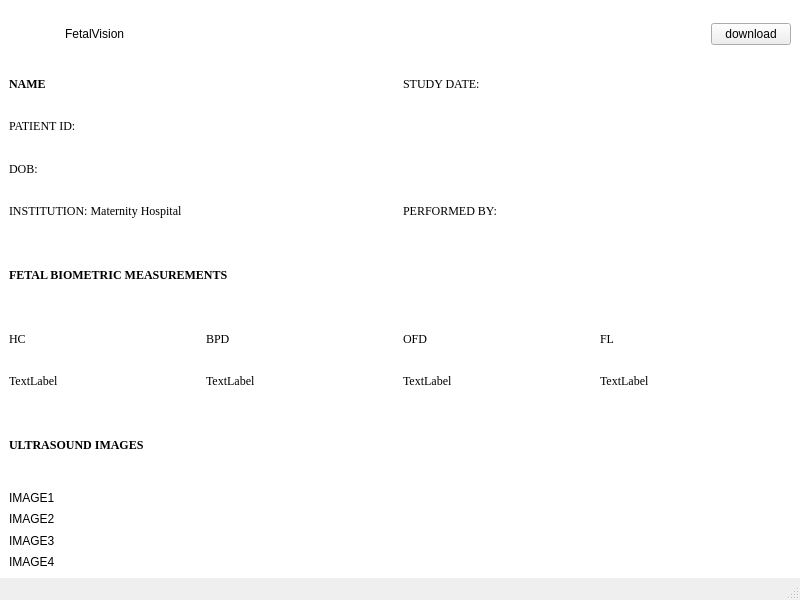
<?xml version="1.0" encoding="UTF-8"?>
<ui version="4.0">
 <class>PatientWindow</class>
 <widget class="QMainWindow" name="PatientWindow">
  <property name="geometry">
   <rect>
    <x>0</x>
    <y>0</y>
    <width>800</width>
    <height>600</height>
   </rect>
  </property>
  <property name="windowTitle">
   <string>MainWindow</string>
  </property>
  <widget class="QWidget" name="centralwidget">
   <layout class="QHBoxLayout" name="horizontalLayout_2">
    <property name="leftMargin">
     <number>0</number>
    </property>
    <property name="topMargin">
     <number>0</number>
    </property>
    <property name="rightMargin">
     <number>0</number>
    </property>
    <property name="bottomMargin">
     <number>0</number>
    </property>
    <item>
     <widget class="QWidget" name="back_widget" native="true">
      <property name="styleSheet">
       <string notr="true">QWidget#back_widget{
	background-color: rgb(255, 255, 255);
}</string>
      </property>
      <layout class="QVBoxLayout" name="verticalLayout">
       <property name="leftMargin">
        <number>0</number>
       </property>
       <property name="topMargin">
        <number>0</number>
       </property>
       <property name="rightMargin">
        <number>0</number>
       </property>
       <property name="bottomMargin">
        <number>0</number>
       </property>
       <item>
        <layout class="QHBoxLayout" name="horizontalLayout">
         <item>
          <widget class="QWidget" name="main_widget" native="true">
           <property name="styleSheet">
            <string notr="true">QWidget#main_widget{
	background-color: rgb(255, 255, 255);
}</string>
           </property>
           <layout class="QVBoxLayout" name="verticalLayout_6">
            <item>
             <layout class="QGridLayout" name="gridLayout_3" rowstretch="0" columnstretch="0,1,0" rowminimumheight="0" columnminimumwidth="0,0,0">
              <property name="sizeConstraint">
               <enum>QLayout::SetDefaultConstraint</enum>
              </property>
              <property name="leftMargin">
               <number>0</number>
              </property>
              <property name="rightMargin">
               <number>0</number>
              </property>
              <property name="bottomMargin">
               <number>0</number>
              </property>
              <property name="horizontalSpacing">
               <number>-1</number>
              </property>
              <property name="verticalSpacing">
               <number>0</number>
              </property>
              <item row="0" column="1">
               <widget class="QLabel" name="title_label">
                <property name="styleSheet">
                 <string notr="true">color: rgb(0, 0, 0);
font: 700 20pt &quot;Times New Roman&quot;;
qproperty-alignment: 'AlignCenter';</string>
                </property>
                <property name="text">
                 <string>FetalVision</string>
                </property>
                <property name="margin">
                 <number>0</number>
                </property>
                <property name="indent">
                 <number>-1</number>
                </property>
               </widget>
              </item>
              <item row="0" column="2">
               <widget class="QPushButton" name="download_pushButton">
                <property name="styleSheet">
                 <string notr="true">color: rgb(0, 0, 0);</string>
                </property>
                <property name="text">
                 <string>download</string>
                </property>
               </widget>
              </item>
              <item row="0" column="0">
               <widget class="QWidget" name="widget" native="true">
                <property name="sizePolicy">
                 <sizepolicy hsizetype="Minimum" vsizetype="Fixed">
                  <horstretch>0</horstretch>
                  <verstretch>0</verstretch>
                 </sizepolicy>
                </property>
                <property name="minimumSize">
                 <size>
                  <width>50</width>
                  <height>50</height>
                 </size>
                </property>
                <property name="maximumSize">
                 <size>
                  <width>60</width>
                  <height>60</height>
                 </size>
                </property>
                <property name="styleSheet">
                 <string notr="true">image: url(:/assets/assets/logo2.png);</string>
                </property>
               </widget>
              </item>
             </layout>
            </item>
            <item>
             <layout class="QGridLayout" name="gridLayout">
              <item row="2" column="0">
               <widget class="QLabel" name="DOB_label">
                <property name="sizePolicy">
                 <sizepolicy hsizetype="Expanding" vsizetype="Expanding">
                  <horstretch>0</horstretch>
                  <verstretch>0</verstretch>
                 </sizepolicy>
                </property>
                <property name="font">
                 <font>
                  <family>Times New Roman</family>
                 </font>
                </property>
                <property name="styleSheet">
                 <string notr="true">color: rgb(0, 0, 0);</string>
                </property>
                <property name="text">
                 <string>DOB:</string>
                </property>
               </widget>
              </item>
              <item row="0" column="0">
               <widget class="QLabel" name="name_label">
                <property name="sizePolicy">
                 <sizepolicy hsizetype="Expanding" vsizetype="Expanding">
                  <horstretch>0</horstretch>
                  <verstretch>0</verstretch>
                 </sizepolicy>
                </property>
                <property name="font">
                 <font>
                  <family>Times New Roman</family>
                  <bold>true</bold>
                 </font>
                </property>
                <property name="styleSheet">
                 <string notr="true">color: rgb(0, 0, 0);
</string>
                </property>
                <property name="text">
                 <string>NAME</string>
                </property>
                <property name="alignment">
                 <set>Qt::AlignLeading|Qt::AlignLeft|Qt::AlignVCenter</set>
                </property>
               </widget>
              </item>
              <item row="1" column="0">
               <widget class="QLabel" name="ID_label">
                <property name="sizePolicy">
                 <sizepolicy hsizetype="Expanding" vsizetype="Expanding">
                  <horstretch>0</horstretch>
                  <verstretch>0</verstretch>
                 </sizepolicy>
                </property>
                <property name="font">
                 <font>
                  <family>Times New Roman</family>
                 </font>
                </property>
                <property name="styleSheet">
                 <string notr="true">color: rgb(0, 0, 0);</string>
                </property>
                <property name="text">
                 <string>PATIENT ID:</string>
                </property>
               </widget>
              </item>
              <item row="3" column="1">
               <widget class="QLabel" name="by_label">
                <property name="sizePolicy">
                 <sizepolicy hsizetype="Expanding" vsizetype="Expanding">
                  <horstretch>0</horstretch>
                  <verstretch>0</verstretch>
                 </sizepolicy>
                </property>
                <property name="font">
                 <font>
                  <family>Times New Roman</family>
                 </font>
                </property>
                <property name="styleSheet">
                 <string notr="true">color: rgb(0, 0, 0);</string>
                </property>
                <property name="text">
                 <string>PERFORMED BY:</string>
                </property>
               </widget>
              </item>
              <item row="3" column="0">
               <widget class="QLabel" name="inst_label">
                <property name="sizePolicy">
                 <sizepolicy hsizetype="Expanding" vsizetype="Expanding">
                  <horstretch>0</horstretch>
                  <verstretch>0</verstretch>
                 </sizepolicy>
                </property>
                <property name="font">
                 <font>
                  <family>Times New Roman</family>
                 </font>
                </property>
                <property name="styleSheet">
                 <string notr="true">color: rgb(0, 0, 0);</string>
                </property>
                <property name="text">
                 <string>INSTITUTION: Maternity Hospital</string>
                </property>
               </widget>
              </item>
              <item row="0" column="1">
               <widget class="QLabel" name="date_label">
                <property name="sizePolicy">
                 <sizepolicy hsizetype="Expanding" vsizetype="Expanding">
                  <horstretch>0</horstretch>
                  <verstretch>0</verstretch>
                 </sizepolicy>
                </property>
                <property name="font">
                 <font>
                  <family>Times New Roman</family>
                 </font>
                </property>
                <property name="styleSheet">
                 <string notr="true">color: rgb(0, 0, 0);</string>
                </property>
                <property name="text">
                 <string>STUDY DATE:</string>
                </property>
               </widget>
              </item>
             </layout>
            </item>
            <item>
             <layout class="QVBoxLayout" name="verticalLayout_7">
              <item>
               <widget class="QLabel" name="measurements_label">
                <property name="sizePolicy">
                 <sizepolicy hsizetype="Expanding" vsizetype="Expanding">
                  <horstretch>0</horstretch>
                  <verstretch>0</verstretch>
                 </sizepolicy>
                </property>
                <property name="font">
                 <font>
                  <family>Times New Roman</family>
                  <bold>true</bold>
                 </font>
                </property>
                <property name="styleSheet">
                 <string notr="true">color: rgb(0, 0, 0);</string>
                </property>
                <property name="text">
                 <string>FETAL BIOMETRIC MEASUREMENTS</string>
                </property>
               </widget>
              </item>
              <item>
               <layout class="QGridLayout" name="gridLayout_2">
                <item row="1" column="0">
                 <widget class="QLabel" name="hc_label">
                  <property name="sizePolicy">
                   <sizepolicy hsizetype="Expanding" vsizetype="Expanding">
                    <horstretch>0</horstretch>
                    <verstretch>0</verstretch>
                   </sizepolicy>
                  </property>
                  <property name="font">
                   <font>
                    <family>Times New Roman</family>
                   </font>
                  </property>
                  <property name="styleSheet">
                   <string notr="true">qproperty-alignment: 'AlignCenter';
color: rgb(0, 0, 0);</string>
                  </property>
                  <property name="text">
                   <string>TextLabel</string>
                  </property>
                 </widget>
                </item>
                <item row="0" column="0">
                 <widget class="QLabel" name="Thc_label">
                  <property name="sizePolicy">
                   <sizepolicy hsizetype="Expanding" vsizetype="Expanding">
                    <horstretch>0</horstretch>
                    <verstretch>0</verstretch>
                   </sizepolicy>
                  </property>
                  <property name="font">
                   <font>
                    <family>Times New Roman</family>
                   </font>
                  </property>
                  <property name="styleSheet">
                   <string notr="true">qproperty-alignment: 'AlignCenter';
color: rgb(0, 0, 0);</string>
                  </property>
                  <property name="text">
                   <string>HC</string>
                  </property>
                 </widget>
                </item>
                <item row="0" column="3">
                 <widget class="QLabel" name="Tfl_label">
                  <property name="sizePolicy">
                   <sizepolicy hsizetype="Expanding" vsizetype="Expanding">
                    <horstretch>0</horstretch>
                    <verstretch>0</verstretch>
                   </sizepolicy>
                  </property>
                  <property name="font">
                   <font>
                    <family>Times New Roman</family>
                   </font>
                  </property>
                  <property name="styleSheet">
                   <string notr="true">qproperty-alignment: 'AlignCenter';
color: rgb(0, 0, 0);</string>
                  </property>
                  <property name="text">
                   <string>FL</string>
                  </property>
                 </widget>
                </item>
                <item row="0" column="2">
                 <widget class="QLabel" name="Tofd_label">
                  <property name="sizePolicy">
                   <sizepolicy hsizetype="Expanding" vsizetype="Expanding">
                    <horstretch>0</horstretch>
                    <verstretch>0</verstretch>
                   </sizepolicy>
                  </property>
                  <property name="font">
                   <font>
                    <family>Times New Roman</family>
                   </font>
                  </property>
                  <property name="styleSheet">
                   <string notr="true">qproperty-alignment: 'AlignCenter';
color: rgb(0, 0, 0);</string>
                  </property>
                  <property name="text">
                   <string>OFD</string>
                  </property>
                 </widget>
                </item>
                <item row="0" column="1">
                 <widget class="QLabel" name="Tbpd_label">
                  <property name="sizePolicy">
                   <sizepolicy hsizetype="Expanding" vsizetype="Expanding">
                    <horstretch>0</horstretch>
                    <verstretch>0</verstretch>
                   </sizepolicy>
                  </property>
                  <property name="font">
                   <font>
                    <family>Times New Roman</family>
                   </font>
                  </property>
                  <property name="styleSheet">
                   <string notr="true">qproperty-alignment: 'AlignCenter';
color: rgb(0, 0, 0);</string>
                  </property>
                  <property name="text">
                   <string>BPD</string>
                  </property>
                 </widget>
                </item>
                <item row="1" column="1">
                 <widget class="QLabel" name="bpd_label">
                  <property name="sizePolicy">
                   <sizepolicy hsizetype="Expanding" vsizetype="Expanding">
                    <horstretch>0</horstretch>
                    <verstretch>0</verstretch>
                   </sizepolicy>
                  </property>
                  <property name="font">
                   <font>
                    <family>Times New Roman</family>
                   </font>
                  </property>
                  <property name="styleSheet">
                   <string notr="true">qproperty-alignment: 'AlignCenter';
color: rgb(0, 0, 0);</string>
                  </property>
                  <property name="text">
                   <string>TextLabel</string>
                  </property>
                 </widget>
                </item>
                <item row="1" column="2">
                 <widget class="QLabel" name="ofd_label">
                  <property name="sizePolicy">
                   <sizepolicy hsizetype="Expanding" vsizetype="Expanding">
                    <horstretch>0</horstretch>
                    <verstretch>0</verstretch>
                   </sizepolicy>
                  </property>
                  <property name="font">
                   <font>
                    <family>Times New Roman</family>
                   </font>
                  </property>
                  <property name="styleSheet">
                   <string notr="true">qproperty-alignment: 'AlignCenter';
color: rgb(0, 0, 0);</string>
                  </property>
                  <property name="text">
                   <string>TextLabel</string>
                  </property>
                 </widget>
                </item>
                <item row="1" column="3">
                 <widget class="QLabel" name="fl_label">
                  <property name="sizePolicy">
                   <sizepolicy hsizetype="Expanding" vsizetype="Expanding">
                    <horstretch>0</horstretch>
                    <verstretch>0</verstretch>
                   </sizepolicy>
                  </property>
                  <property name="font">
                   <font>
                    <family>Times New Roman</family>
                   </font>
                  </property>
                  <property name="styleSheet">
                   <string notr="true">qproperty-alignment: 'AlignCenter';
color: rgb(0, 0, 0);</string>
                  </property>
                  <property name="text">
                   <string>TextLabel</string>
                  </property>
                 </widget>
                </item>
               </layout>
              </item>
             </layout>
            </item>
            <item>
             <layout class="QVBoxLayout" name="verticalLayout_8">
              <item>
               <widget class="QLabel" name="US_label">
                <property name="sizePolicy">
                 <sizepolicy hsizetype="Expanding" vsizetype="Expanding">
                  <horstretch>0</horstretch>
                  <verstretch>0</verstretch>
                 </sizepolicy>
                </property>
                <property name="font">
                 <font>
                  <family>Times New Roman</family>
                  <bold>true</bold>
                 </font>
                </property>
                <property name="styleSheet">
                 <string notr="true">color: rgb(0, 0, 0);</string>
                </property>
                <property name="text">
                 <string>ULTRASOUND IMAGES</string>
                </property>
               </widget>
              </item>
              <item>
               <layout class="QVBoxLayout" name="verticalLayout_9">
                <item>
                 <widget class="QLabel" name="US1_label">
                  <property name="sizePolicy">
                   <sizepolicy hsizetype="Expanding" vsizetype="Expanding">
                    <horstretch>0</horstretch>
                    <verstretch>0</verstretch>
                   </sizepolicy>
                  </property>
                  <property name="text">
                   <string>IMAGE1</string>
                  </property>
                 </widget>
                </item>
                <item>
                 <widget class="QLabel" name="US2_label">
                  <property name="sizePolicy">
                   <sizepolicy hsizetype="Expanding" vsizetype="Expanding">
                    <horstretch>0</horstretch>
                    <verstretch>0</verstretch>
                   </sizepolicy>
                  </property>
                  <property name="text">
                   <string>IMAGE2</string>
                  </property>
                 </widget>
                </item>
                <item>
                 <widget class="QLabel" name="US3_label">
                  <property name="sizePolicy">
                   <sizepolicy hsizetype="Expanding" vsizetype="Expanding">
                    <horstretch>0</horstretch>
                    <verstretch>0</verstretch>
                   </sizepolicy>
                  </property>
                  <property name="text">
                   <string>IMAGE3</string>
                  </property>
                 </widget>
                </item>
                <item>
                 <widget class="QLabel" name="US4_label">
                  <property name="sizePolicy">
                   <sizepolicy hsizetype="Expanding" vsizetype="Expanding">
                    <horstretch>0</horstretch>
                    <verstretch>0</verstretch>
                   </sizepolicy>
                  </property>
                  <property name="text">
                   <string>IMAGE4</string>
                  </property>
                 </widget>
                </item>
               </layout>
              </item>
             </layout>
            </item>
           </layout>
          </widget>
         </item>
        </layout>
       </item>
      </layout>
     </widget>
    </item>
   </layout>
  </widget>
  <widget class="QMenuBar" name="menubar">
   <property name="geometry">
    <rect>
     <x>0</x>
     <y>0</y>
     <width>800</width>
     <height>24</height>
    </rect>
   </property>
  </widget>
  <widget class="QStatusBar" name="statusbar"/>
 </widget>
 <resources/>
 <connections/>
</ui>
